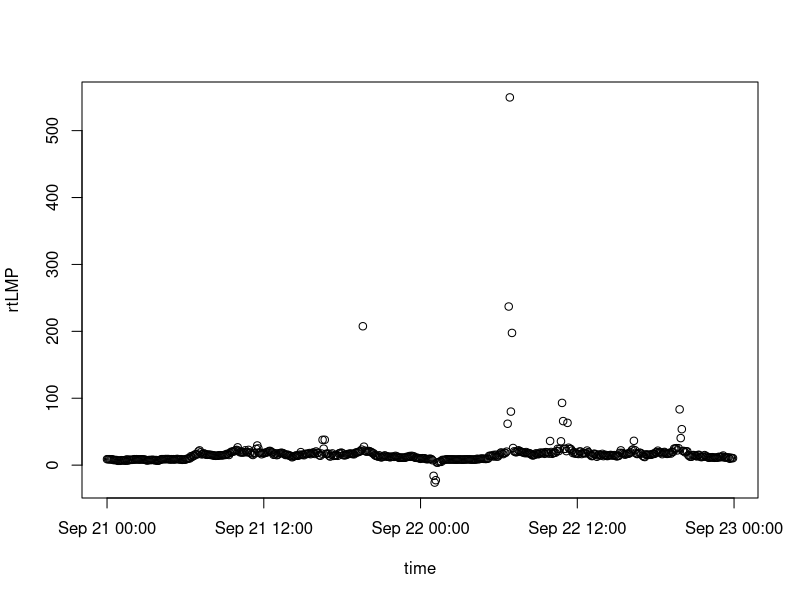
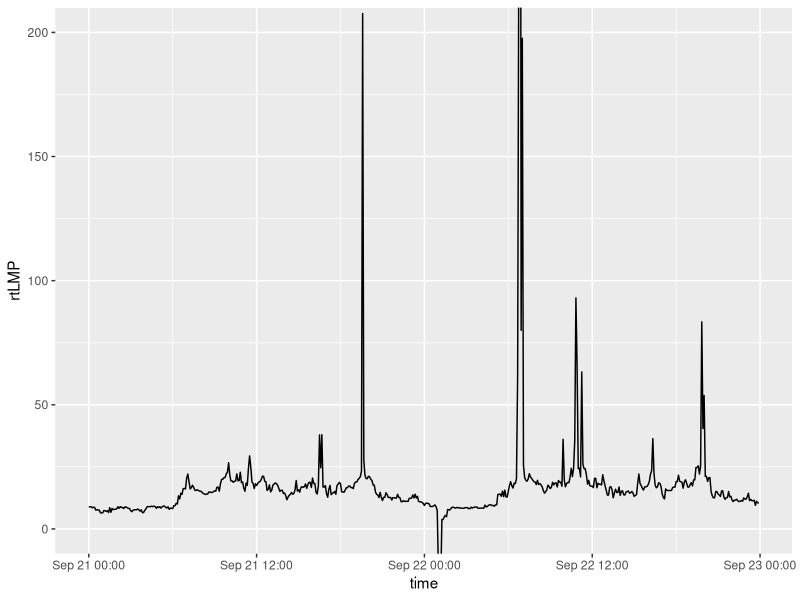

Here is the R script that generated these plots, in order:
## PJM Electricity Pricing from CSV: 5-Minute Real Time Locational Marginal Price
# Arne Newman
# Last updated: 9/23/20

# Data in this file is from a CSV downloaded from PJM Data Miner at 
# https://dataminer2.pjm.com/feed/rt_fivemin_hrl_lmps. All data are associated
# with the Dominion zone-level pnode, from 00:00 09/21/20 to 12:00 09/23/20

# load ggplot2
library(ggplot2)

# Read in file and attach data
data <- read.csv("rt_fivemin_hrl_lmps_DOM_0921-0923.csv", header=TRUE)
attach(data)
# Inspect the data
names(data)

# Assign key data to variables
time_char <- data$datetime_beginning_ept #in eastern time zone


time_char

# Convert time from character to POSIXt date/time format
time <- strptime(time_char, format = '%m/%d/%Y %H:%M', tz = '') # 
rtLMP <- data$total_lmp_rt #real time 5-minute location marginal pricing

# Check the data types 
typeof(time) # List
typeof(rtLMP) # Double

# Setup a plot in basics plt
plot(time, rtLMP)

# Create a new dataframe from the newly defined fields
pjmData <- data.frame(time, rtLMP)


# Setup a visual in ggplot2
lmpV1 <- ggplot(pjmData, aes(x=time, y=rtLMP)) + geom_line()

# Zoom in 
lmpV2 <- lmpV1 + coord_cartesian(ylim=c(0,200))
plot(lmpV2)
